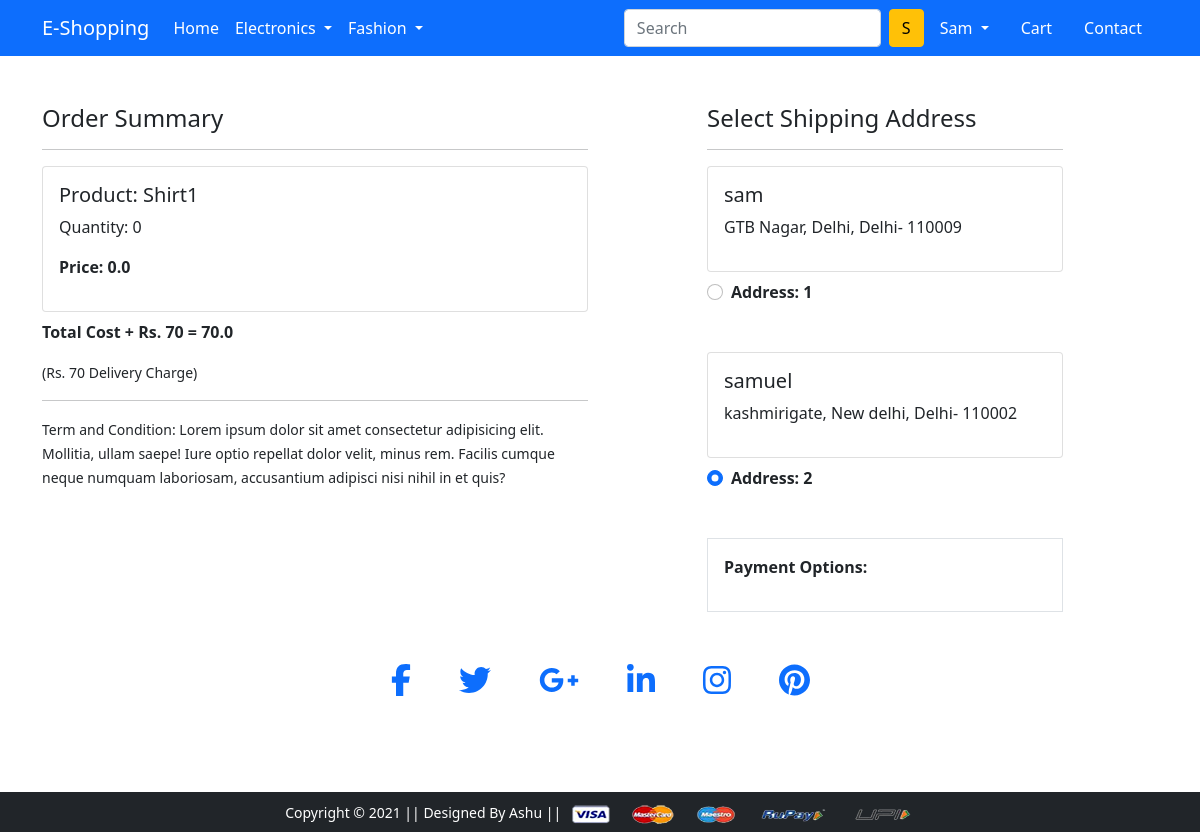
/checkout/ (signed in), run on an earlier commit of the app's database.
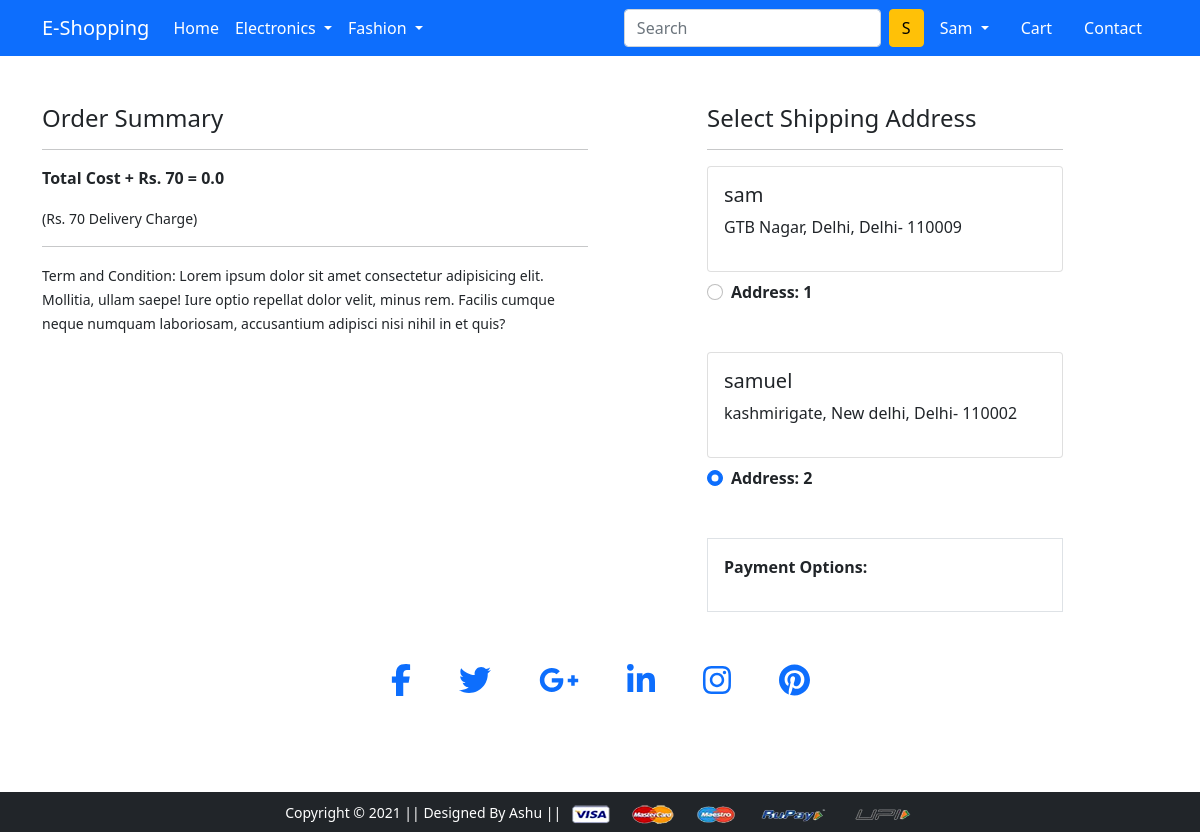
And on a later commit of the database.
### app/models.py (models this page shows, shortened)
class Cart(models.Model):
 user = models.ForeignKey(User, on_delete=models.CASCADE)
 product = models.ForeignKey(Product, on_delete=models.CASCADE)
 quantity = models.PositiveIntegerField(default=1)
 @property
 def total_cost(self):
   return self.quantity * self.product.discounted_price

class Product(models.Model):
 title = models.CharField(max_length=100)
 selling_price = models.FloatField()
 discounted_price = models.FloatField()
 description = models.TextField()
 brand = models.CharField(max_length=100)
 category = models.CharField( choices=CATEGORY_CHOICES, max_length=3)
 product_image = models.ImageField(upload_to='productimg')

class Customer(models.Model):
 user = models.ForeignKey(User, on_delete=models.CASCADE)
 name = models.CharField(max_length=200)
 locality = models.CharField(max_length=200)
 city = models.CharField(max_length=50)
 zipcode = models.IntegerField()
 state = models.CharField(choices=STATE_CHOICES, max_length=50)

### app/views.py (the view)
# urls.py: path('checkout/', views.checkout, name='checkout'),
@login_required
def checkout(request):
	user = request.user
	add = Customer.objects.filter(user=user)
	cart_items = Cart.objects.filter(user=request.user)
	amount = 0.0
	shipping_amount = 70.0
	totalamount=0.0
	cart_product = [p for p in Cart.objects.all() if p.user == request.user]
	if cart_product:
		for p in cart_product:
			tempamount = (p.quantity * p.product.discounted_price)
			amount += tempamount
		totalamount = amount+shipping_amount
	return render(request, 'app/checkout.html', {'add':add, 'cart_items':cart_items, 'totalcost':totalamount})

### app/templates/app/checkout.html (shortened to what this page needs)
{% extends 'app/base.html' %}
{% load static %}
{% block main-content %}
<div class="container">
 <div class="row mt-5">
  <div class="col-sm-6">
    <h4>Order Summary</h4>
    <hr>
    {% for item in cart_items %}
      <div class="card mb-2">
        <div class="card-body">
          <h5>Product: {{item.product.title}}</h5>
          <p>Quantity: {{item.quantity}}</p>
          <p class="fw-bold">Price: {{item.total_cost}}</p>
        </div>
      </div>
    {% endfor %}
    <p class="fw-bold">Total Cost + Rs. 70  = {{totalcost}}</p>
    <small>(Rs. 70 Delivery Charge)</small> <hr>
    <small>Term and Condition: Lorem ipsum dolor sit amet consectetur adipisicing elit. Mollitia, ullam saepe! Iure optio repellat dolor velit, minus rem. Facilis cumque neque numquam laboriosam, accusantium adipisci nisi nihil in et quis?</small>
  </div>
  <div class="col-sm-4 offset-sm-1">
    <h4>Select Shipping Address</h4>
    <hr>
    <form action="/paymentdone" id="myform">
    {% for ad in add %}
      <div class="card">
        <div class="card-body">
        <h5>{{ad.name}}</h5>
        <p>{{ad.locality}}, {{ad.city}}, {{ad.state}}- {{ad.zipcode}}</p>
        </div>
      </div>
        <div class="form-check mt-2 mb-5">
          <input class="form-check-input" type="radio" name="custid" id="custadd{{forloop.counter}}" value="{{ad.id}}" checked>
          <label class="form-check-label fw-bold" for="custadd{{forloop.counter}}">
            Address: {{ forloop.counter }} </label>
        </div>
      {% endfor %}
        <div class="border p-3">
          <p class="fw-bold">Payment Options:</p>
        </div>
      </form>
    </div>
  </div>
</div>
{% endblock main-content %}

What changed in the data, as far as the page shows it:
removed Cart: product "Shirt1", quantity "0", total_cost "0.0"
Also different on the page:
{{ totalcost }}: "70.0" → "0.0"
